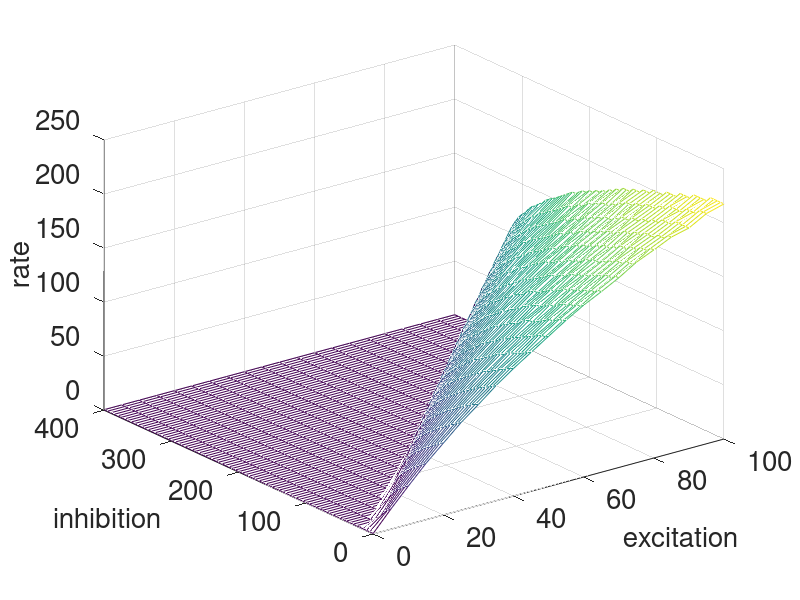

Write the MATLAB code that produced this figure.
% Dynamics of an integrate-and-fire conductance model

inLevels = 0:5:400;
exLevels = 0:5:100;

in = repmat(inLevels', 1, length(exLevels));
ex = repmat(exLevels, length(inLevels), 1);

dt = .0001;
T = 2;
time = dt:dt:T;

Vres = -65;
Vth = -50;
EEx = 0;
EIn = -65;
Eleak = -65;
gMaxEx = 1;
gMaxIn = 1;
gLeak = 0;
Tref = .002;
C = 1; % we set this to 1 and omit it from the loop 

%TODO: add leak -- is this an OK bias term?

V = zeros(size(in));
spikeCounts = zeros(size(in));
lastSpikeTime = -ones(size(in));

for i = 1:length(time)
    dVdt = -gMaxEx*ex.*(V-EEx) - gMaxIn*in.*(V-EIn) - gLeak*(V-Eleak);
    refractory = find(time(i)-lastSpikeTime < Tref);
    dVdt(refractory) = 0;
    V = V + dt*dVdt;
    spikeInd = find(V>=Vth);
    lastSpikeTime(spikeInd) = time(i);% - dVdt(spikeInd);
    V(spikeInd) = Vres;
    spikeCounts(spikeInd) = spikeCounts(spikeInd) + 1;
end

mesh(ex, in, spikeCounts/T);
set(gca, 'FontSize', 20)
xlabel('excitation', 'FontSize', 20)
ylabel('inhibition', 'FontSize', 20)
zlabel('rate', 'FontSize', 20)

% n = 200;
% sg = LIFSpikeGenerator(.001, .002, .02, -1+2*rand(1,n), 100+100*rand(1,n), 0);
% cp = CosinePopulation([1], sg, 'test');  
% do = addOrigin(cp, 'x', @(x) sin(1*pi*x));
% % do = addOrigin(cp, 'x', @(x) x);
% 
% x = -1:.1:1;
% rates = getRates(cp, x, 0, 0);
% sumEx = max(0, do.decoders) * rates;
% sumIn = min(0, do.decoders) * rates;
% 
% figure, plot(sumEx, -sumIn, 'k')
% axis equal
% set(gca, 'XLim', [0 max(sumEx)]), set(gca, 'YLim', [0 max(sumEx)])
% set(gca, 'FontSize', 20)
% xlabel('Excitation', 'FontSize', 20)
% ylabel('Inhibition', 'FontSize', 20)
% 
% figure, hold on
% plot(x, sumEx, 'r')
% plot(x, sumIn, 'b')
